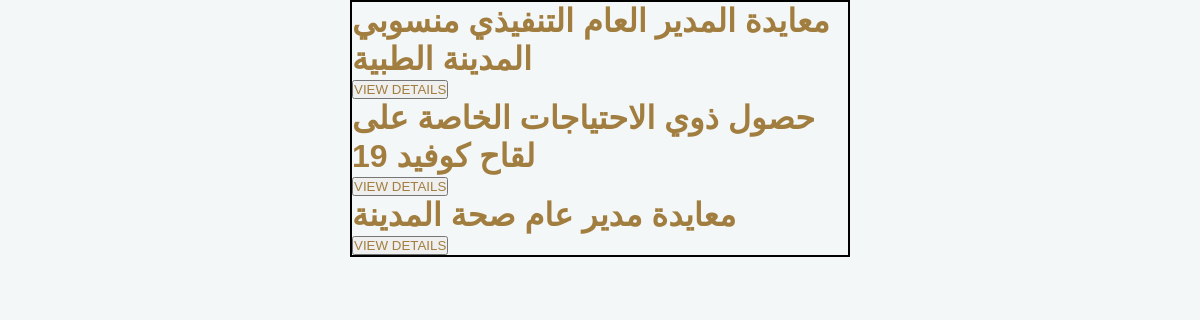
The app's page /KSAMC/archive/view-news.php with its own data.
### tables this page shows
CREATE TABLE `news` (
  `id` int(255) NOT NULL,
  `title` varchar(255) NOT NULL,
  `body_text` text NOT NULL,
  `image` varchar(255) NOT NULL,
  `timestsamp` timestamp NOT NULL DEFAULT current_timestamp()
);

### KSAMC/archive/view-news.php (the view, shortened to what this page needs)
<?php
    include('./config/db_connect.php');
    $query= "SELECT * FROM news;";
    $result= mysqli_query($conn, $query);
    $newsArr= mysqli_fetch_all($result, MYSQLI_ASSOC);
?>
<!DOCTYPE html>
<html lang="en">
<head>
    <link href="./style/view-news.css" rel="stylesheet" type="text/css" />
</head>
<body>
    <div class="container">
        <?php foreach($newsArr as $news): ?>
            <h1><?php echo $news['title'] ?></h1>
            <button><a href="news-details.php?id=<?php echo $news['id'] ?>">VIEW DETAILS</a></button>
        <?php endforeach;  ?>
    </div>
</body>
</html>

### KSAMC/style/view-news.css (style rules this page uses)
.container { width:95%; max-width:500px; border: 2px solid black; margin: auto; }

### KSAMC/style/style.css (style rules this page uses)
:root { --bg: #F4F7F7; --primary:rgba(20, 114, 110, 1); --primary-dim: #E5F3F3; --primary-trans:rgba(20, 114, 110, 0.60); --box: #dbdbdb; --secondary: #A17E3F; --secondary-dim:#fdf3e3; --text-2: #0C413F; }
*,*::before,*::after { padding:0; margin:0; box-sizing: border-box; list-style: none; text-decoration:none; color: var(--secondary); }
html { font-size:62.5%; scroll-behavior: smooth !important; }
body { font-family: 'Tajawal', sans-serif; font-weight: 400; background: var(--bg); font-size: 18px; }
h1 { font-size:32px; }

### records on screen
news: title "معايدة المدير العام التنفيذي منسوبي المدينة الطبية"
news: title "حصول ذوي الاحتياجات الخاصة على لقاح كوفيد 19"
news: title "معايدة مدير عام صحة المدينة"
